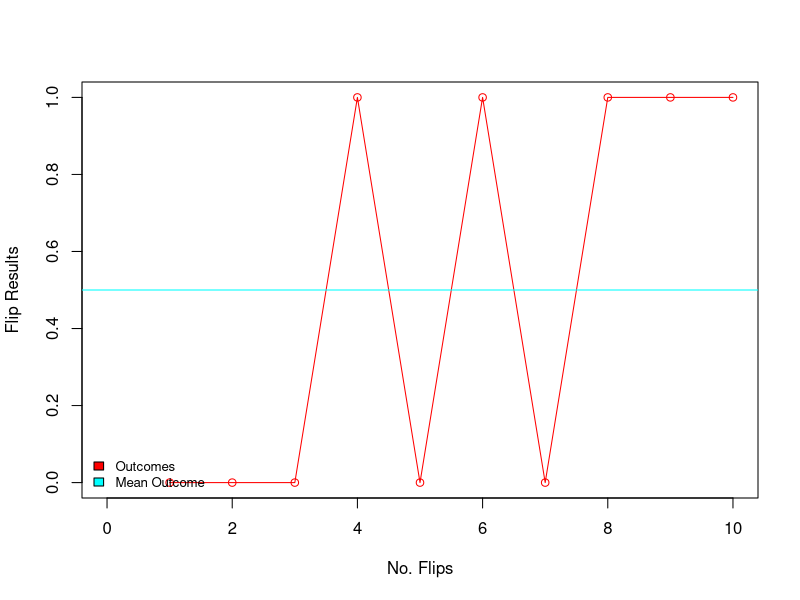

R code for this plot:
## ---- chunk 1
# Coin Toss
flip <- 10
outcomes <- rep(0,flip)
for(i in 1:flip){
  x <-runif(1)
  if(x<0.5){
    outcomes[i] <- 0 # heads
  }
  else{
    outcomes[i] <- 1 # tails
  }
}
print(paste("There are", sum(outcomes), "heads and", (10-sum(outcomes)),"tails."))
mean <- mean(outcomes)
print(paste("Mean flip result given 10 flips:",mean))
## ---- chunk 2
cl=rainbow(2)
# Coin Toss
flip <- 10
flips <- seq(1,10,1)
outcomes <- rep(0,flip)
for(i in 1:flip){
  x <-runif(1)
  if(x<0.5){
    outcomes[i] <- 0 # heads
  }
  else{
    outcomes[i] <- 1 # tails
  }
}
mean <- mean(outcomes)
# print(paste("There are", sum(outcomes), "heads and", (10-sum(outcomes)),"tails."))
# print(paste("Mean flip result given 10 flips:",mean(outcomes)))
plot(flips,outcomes,xlab="No. Flips",ylab="Flip Results",type="o",xlim=c(0,10),ylim=c(0,1),col=cl[1])
abline(mean,0, col=cl[2])
legend("bottomleft", bty="n", legend=c("Outcomes","Mean Outcome"), inset=0.0, fill=cl[1:2],cex=0.8)





